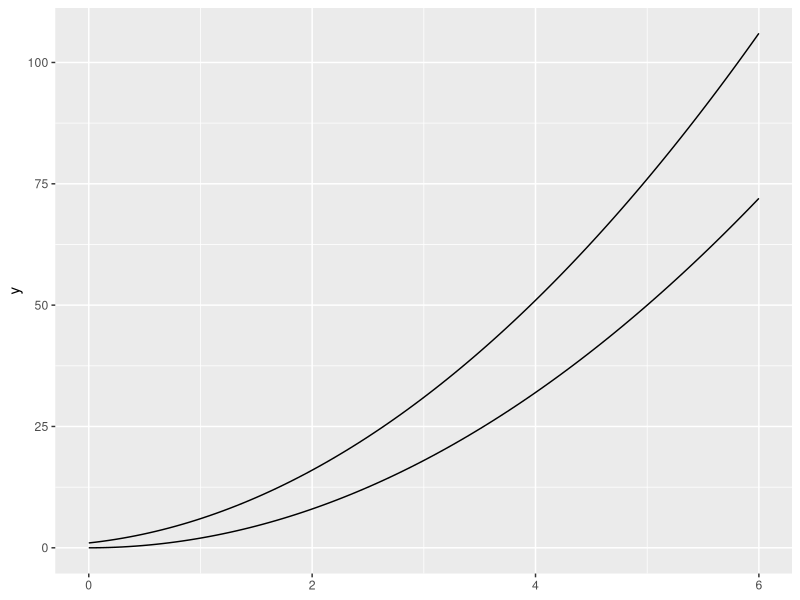

This chart was generated by the following R code:
m <- 0
n <- 0
lastprint <- 100
done <- 0
find <- 3
for (i in 0:1000) {
  ts <- 2*m*m
  cp <- (5*n*n + 5*n + 2) / 2
  # print any that are not larger
  if (ts <= cp) {
    print(sprintf("%d    twosquare(%d)%s", ts, m, ifelse(ts == lastprint + 1, " *", "")), quote=F)
    m <- m + 1
    lastprint <- ts
  }
  if (cp <= ts) {
    if (cp == lastprint + 1) {
      find <- find - 1
      if (find == 0)
        done <- 1
    }
    print(sprintf("%d    centpent(%d)%s", cp, n, ifelse(cp == lastprint + 1, " +", "")), quote=F)
    n <- n + 1
    lastprint <- cp
  }
  
  if (done)
    break
}

library(ggplot2)
base <- ggplot() + xlim(0, 6)
base + geom_function(fun=function(x) 2*x*x) + geom_function(fun=function(x) (5*x*x + 5*x + 2) / 2)

